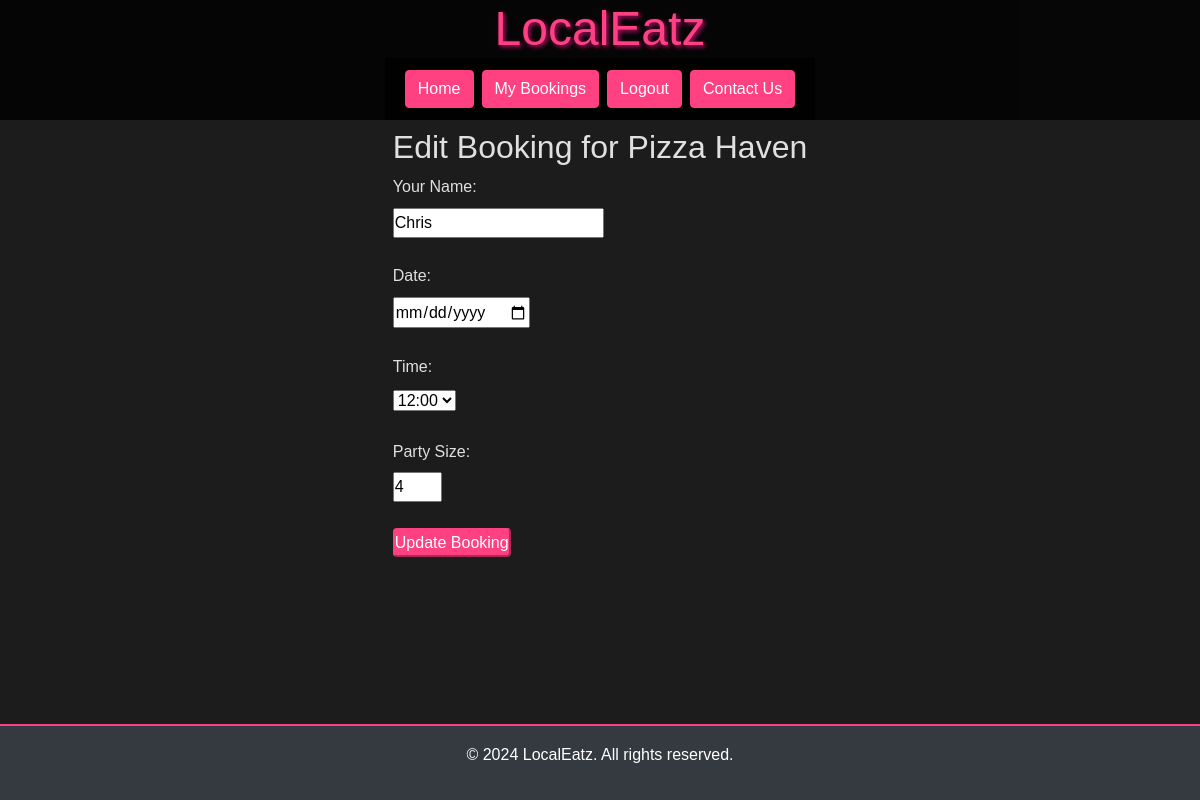
The page /edit-booking/82/ (signed in) on the database its author committed.
### restaurants/models.py (models this page shows, shortened)
class Restaurant(models.Model):
    name = models.CharField(max_length=255)
    address = models.CharField(max_length=255)
    description = models.TextField(blank=True)
    max_tables = models.IntegerField(default=3)

class Booking(models.Model):
    user = models.ForeignKey(User, on_delete=models.SET_NULL, null=True)
    restaurant = models.ForeignKey(Restaurant, on_delete=models.CASCADE)
    name = models.CharField(max_length=100)
    date = models.DateField()  # Date of the booking
    time = models.TimeField()  # Time of the booking
    party_size = models.PositiveIntegerField()  # Number of people in the party

### restaurants/views.py (the view)
@login_required
def edit_booking(request, booking_id):
    booking = get_object_or_404(Booking, id=booking_id, user=request.user)
    if request.method == 'POST':
        form = BookingForm(request.POST, instance=booking)
        if form.is_valid():
            updated_booking = form.save()  # Save the booking
            messages.success(request, 'Booking updated successfully.')
            subject = 'Booking Updated'
            html_message = render_to_string(
             'emails/booking_update.html',
             {'user': request.user, 'booking': updated_booking}
            )
            plain_message = strip_tags(html_message)
            send_mail(subject, plain_message, settings.DEFAULT_FROM_EMAIL,
                      [request.user.email],
                      html_message=html_message)
            return redirect('my_bookings')
        else:
            messages.error(request, 'Please correct the errors below.')
    else:
        form = BookingForm(instance=booking)
    return render(request, 'restaurants/edit_booking.html', {
        'form': form,
        'restaurant': booking.restaurant,  # Pass the associated restaurant
        'booking': booking  # Pass the booking object being edited
    })

### restaurants/forms.py
class BookingForm(forms.ModelForm):
    class Meta:
        model = Booking
        fields = ['name', 'date', 'time', 'party_size']

### restaurants/templates/restaurants/edit_booking.html (shortened to what this page needs)
{% extends 'base.html' %}
{% block content %}
<div class="booking-container">
    <div class="booking-content">
        <h2>Edit Booking for {{ restaurant.name }}</h2>
        <form method="post" action="{% url 'edit_booking' booking.id %}">
            <label for="name">Your Name:</label><br>
            <input type="text" id="name" name="name" value="{{ booking.name }}" required><br><br>
            <label for="date">Date:</label><br>
            <input type="date" id="date" name="date" value="{{ booking.date }}" required><br><br>
            <label for="time">Time:</label><br>
                <select id="time" name="time" required>
                </select><br><br>
            <label for="party_size">Party Size:</label><br>
            <input type="number" id="party_size" name="party_size" value="{{ booking.party_size }}" required min="2" max="8"><br><br>
            <button type="submit" class="btn-primary">Update Booking</button>
        </form>
    </div>
</div>
{% endblock %}

### static/css/styles.css (style rules this page uses)
* { margin: 0; padding: 0; box-sizing: border-box; }
body { font-family: 'Arial', sans-serif; background: #1c1c1c; color: #e0e0e0; line-height: 1.6; padding: 0; margin: 0; }
.btn-primary { background-color: #ff4081; color: #fff; border-radius: 4px; border-color: #ff4081; }
.booking-container { display: flex; justify-content: center; align-items: flex-start; }

### rows shown on the page
Restaurant: name "Pizza Haven"
Booking: name "Chris", party_size "4"
